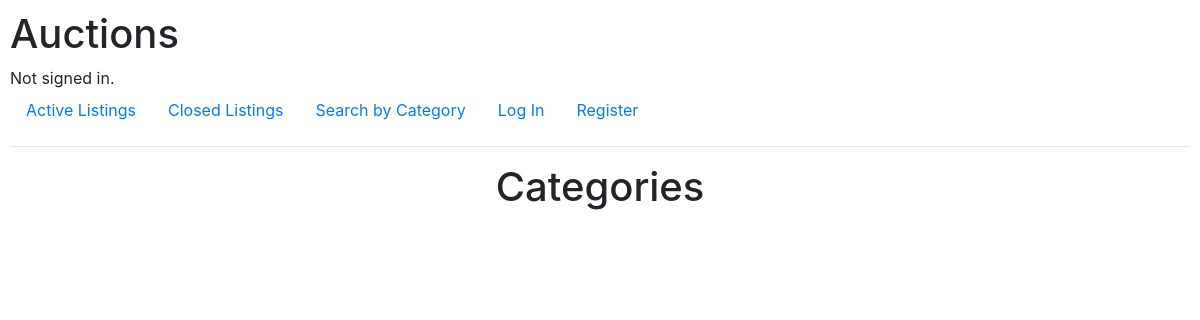
Page /categories/ on the earlier database version.
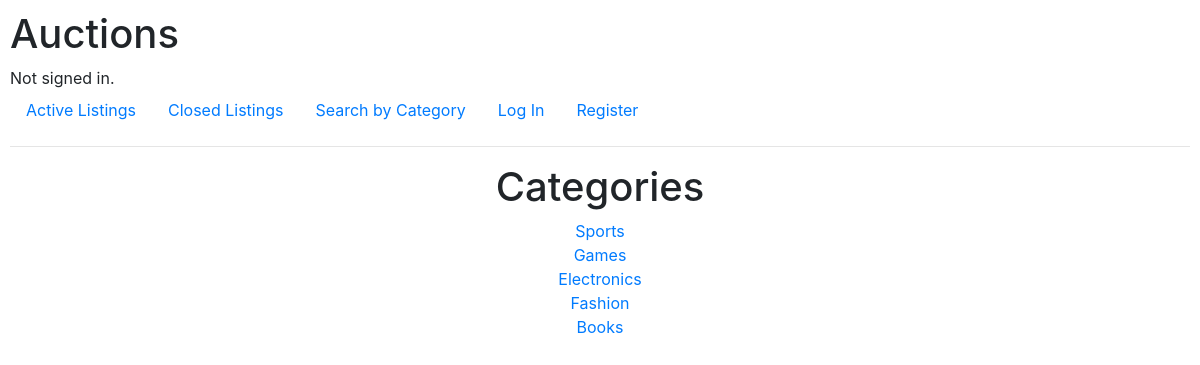
Same page on the later database version.
### auctions/models.py (models this page shows, shortened)
class Category(models.Model):
    category_name = models.CharField(max_length=20)

### auctions/views.py (the view)
# urls.py: path('categories/', views.categories, name='categories'),
def categories(request):
    categories = Category.objects.all()
    return render(request, "auctions/categories.html", {"categories": categories})

### auctions/templates/auctions/categories.html (shortened to what this page needs)
{% extends 'auctions/layout.html' %}
{% block body %}
<div class="container-fluid text-center">
    <h1>Categories</h1>
    <ul class="list-unstyled">
        {% for category in categories %}
        <li><a href="{% url 'category_listings' category.id %}">{{ category.category_name }}</a></li>
        {% endfor %}
    </ul>
</div>
{% endblock %}

### auctions/templates/auctions/layout.html (shortened to what this page needs)
{% load static %}
<!DOCTYPE html>
<html lang="en">
    <head>
        <link rel="stylesheet" href="https://stackpath.bootstrapcdn.com/bootstrap/4.4.1/css/bootstrap.min.css">
        <link href="{% static 'auctions/styles.css' %}" rel="stylesheet">
    </head>
    <body>
        <h1>Auctions</h1>
        <div>
            {% if user.is_authenticated %}
                Signed in as <strong>{{ user.username }}</strong>.
            {% else %}
                Not signed in.
            {% endif %}
        </div>
        <ul class="nav">
            <li class="nav-item">
                <a class="nav-link" href="{% url 'index' %}">Active Listings</a>
            </li>
            <li class="nav-item">
                <a class="nav-link" href="{% url 'closed_listings' %}">Closed Listings</a>
            </li>
            <li class="nav-item">
                <a class="nav-link" href="{% url 'categories' %}">Search by Category</a>
            </li>
            {% if user.is_authenticated %}
                <li class="nav-item">
                    <a class="nav-link" href="{% url 'logout' %}">Log Out</a>
                </li>
            {% else %}
                <li class="nav-item">
                    <a class="nav-link" href="{% url 'login' %}">Log In</a>
                </li>
                <li class="nav-item">
                    <a class="nav-link" href="{% url 'register' %}">Register</a>
                </li>
            {% endif %}
        </ul>
        <hr>
        {% block body %}
        {% endblock %}
    </body>
</html>

### auctions/static/auctions/styles.css (style rules this page uses)
body { padding: 10px; }

Differences in the rows shown:
added Category: category_name "Sports"
added Category: category_name "Games"
added Category: category_name "Electronics"
added Category: category_name "Fashion"
added Category: category_name "Books"
